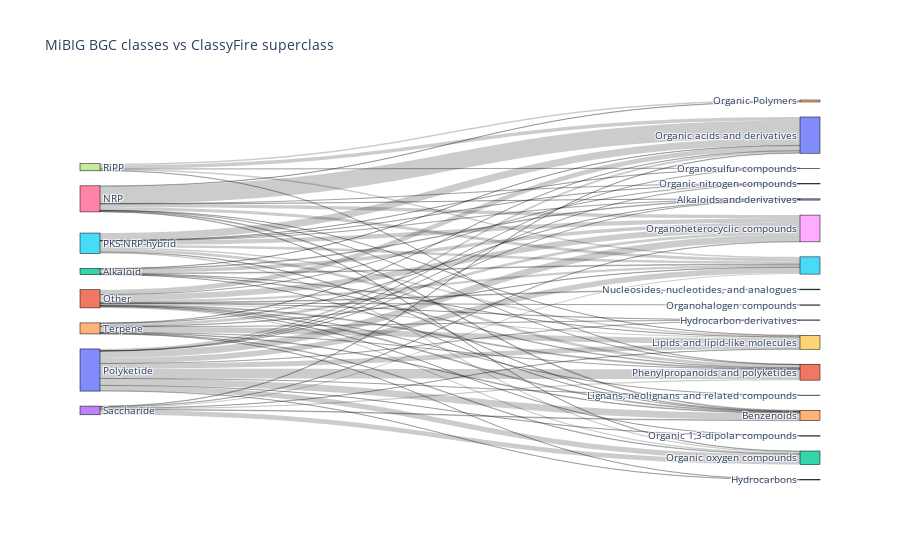
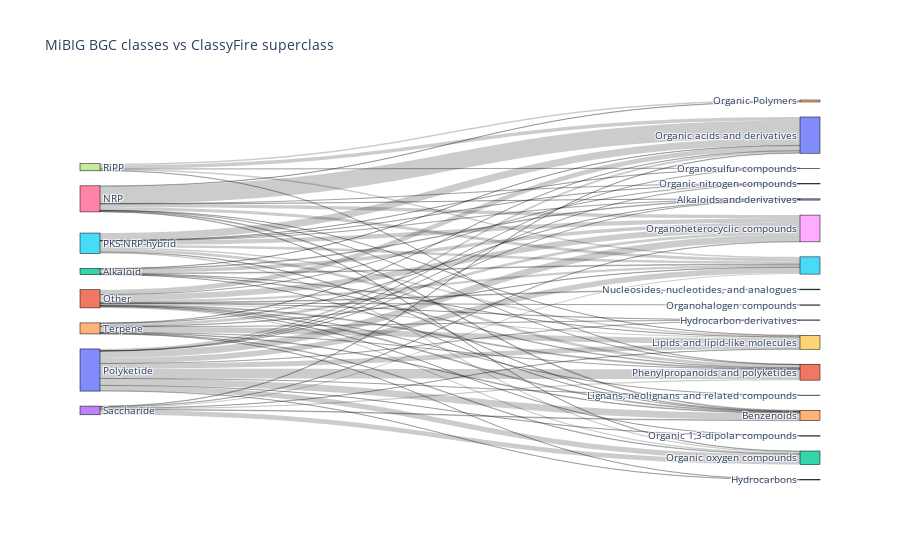

The notebook cell saved with these charts, in order:
### Code cell
classes_result_dict = result['mibig_class']['superclass']
make_class_sankey_plot(classes_result_dict, "MiBIG BGC classes vs ClassyFire superclass")

### Figure 1 — Plotly figure (JSON) as saved in the notebook; plotly's stock layout.template omitted (floating-point values rounded to 4 significant figures)
{"data": [{"link": {"source": [0, 0, 0, 0, 0, 0, 0, 0, 0, 0, 0, 0, 0, 0, 1, 1, 1, 1, 1, 1, 1, 1, 1, 1, 1, 1, 1, 2, 2, 2, 2, 2, 2, 2, 3, 3, 3, 3, 3, 3, 3, 4, 4, 4, 4, 4, 4, 4, 4, 4, 4, 5, 5, 5, 5, 5, 5, 5, 5, 5, 5, 6, 6, 6, 6, 6, 6, 6, 6, 6, 6, 7, 7, 7, 7, 7], "target": [8, 9, 10, 11, 12, 13, 14, 15, 16, 17, 18, 19, 20, 21, 12, 10, 15, 8, 11, 14, 9, 22, 19, 17, 18, 23, 21, 13, 11, 10, 8, 9, 15, 14, 12, 11, 15, 14, 8, 10, 9, 8, 9, 14, 10, 12, 15, 13, 20, 11, 18, 11, 8, 9, 14, 10, 15, 13, 16, 12, 19, 10, 12, 8, 9, 15, 24, 14, 13, 11, 19, 10, 11, 15, 24, 16], "value": [110, 83, 31, 159, 85, 2, 109, 89, 1, 3, 1, 1, 5, 1, 20, 78, 35, 91, 16, 15, 18, 12, 1, 2, 4, 1, 1, 11, 10, 5, 58, 2, 13, 2, 78, 17, 19, 10, 6, 8, 3, 45, 93, 10, 5, 10, 7, 3, 3, 1, 1, 45, 67, 23, 8, 119, 42, 3, 2, 18, 2, 281, 7, 55, 3, 49, 6, 14, 1, 3, 2, 58, 6, 24, 26, 1]}, "node": {"label": ["Polyketide", "Other", "Alkaloid", "Saccharide", "Terpene", "PKS-NRP-hybrid", "NRP", "RiPP", "Organoheterocyclic compounds", "Lipids and lipid-like molecules", "Organic acids and derivatives", "Phenylpropanoids and polyketides", "Organic oxygen compounds", "Alkaloids and derivatives", "Benzenoids", "", "Organosulfur compounds", "Organic 1,3-dipolar compounds", "Hydrocarbon derivatives", "Organic nitrogen compounds", "Hydrocarbons", "Lignans, neolignans and related compounds", "Nucleosides, nucleotides, and analogues", "Organohalogen compounds", "Organic Polymers"], "line": {"color": "black", "width": 0.5}, "pad": 15, "thickness": 20}, "type": "sankey"}], "layout": {"font": {"size": 10}, "title": {"text": "MiBIG BGC classes vs ClassyFire superclass"}}}

### Figure 2 — Plotly figure (JSON) as saved in the notebook; plotly's stock layout.template omitted (floating-point values rounded to 4 significant figures)
{"data": [{"link": {"source": [0, 0, 0, 0, 0, 0, 0, 0, 0, 0, 0, 0, 0, 0, 1, 1, 1, 1, 1, 1, 1, 1, 1, 1, 1, 1, 1, 2, 2, 2, 2, 2, 2, 2, 3, 3, 3, 3, 3, 3, 3, 4, 4, 4, 4, 4, 4, 4, 4, 4, 4, 5, 5, 5, 5, 5, 5, 5, 5, 5, 5, 6, 6, 6, 6, 6, 6, 6, 6, 6, 6, 7, 7, 7, 7, 7], "target": [8, 9, 10, 11, 12, 13, 14, 15, 16, 17, 18, 19, 20, 21, 12, 10, 15, 8, 11, 14, 9, 22, 19, 17, 18, 23, 21, 13, 11, 10, 8, 9, 15, 14, 12, 11, 15, 14, 8, 10, 9, 8, 9, 14, 10, 12, 15, 13, 20, 11, 18, 11, 8, 9, 14, 10, 15, 13, 16, 12, 19, 10, 12, 8, 9, 15, 24, 14, 13, 11, 19, 10, 11, 15, 24, 16], "value": [110, 83, 31, 159, 85, 2, 109, 89, 1, 3, 1, 1, 5, 1, 20, 78, 35, 91, 16, 15, 18, 12, 1, 2, 4, 1, 1, 11, 10, 5, 58, 2, 13, 2, 78, 17, 19, 10, 6, 8, 3, 45, 93, 10, 5, 10, 7, 3, 3, 1, 1, 45, 67, 23, 8, 119, 42, 3, 2, 18, 2, 281, 7, 55, 3, 49, 6, 14, 1, 3, 2, 58, 6, 24, 26, 1]}, "node": {"label": ["Polyketide", "Other", "Alkaloid", "Saccharide", "Terpene", "PKS-NRP-hybrid", "NRP", "RiPP", "Organoheterocyclic compounds", "Lipids and lipid-like molecules", "Organic acids and derivatives", "Phenylpropanoids and polyketides", "Organic oxygen compounds", "Alkaloids and derivatives", "Benzenoids", "", "Organosulfur compounds", "Organic 1,3-dipolar compounds", "Hydrocarbon derivatives", "Organic nitrogen compounds", "Hydrocarbons", "Lignans, neolignans and related compounds", "Nucleosides, nucleotides, and analogues", "Organohalogen compounds", "Organic Polymers"], "line": {"color": "black", "width": 0.5}, "pad": 15, "thickness": 20}, "type": "sankey"}], "layout": {"font": {"size": 10}, "title": {"text": "MiBIG BGC classes vs ClassyFire superclass"}}}
